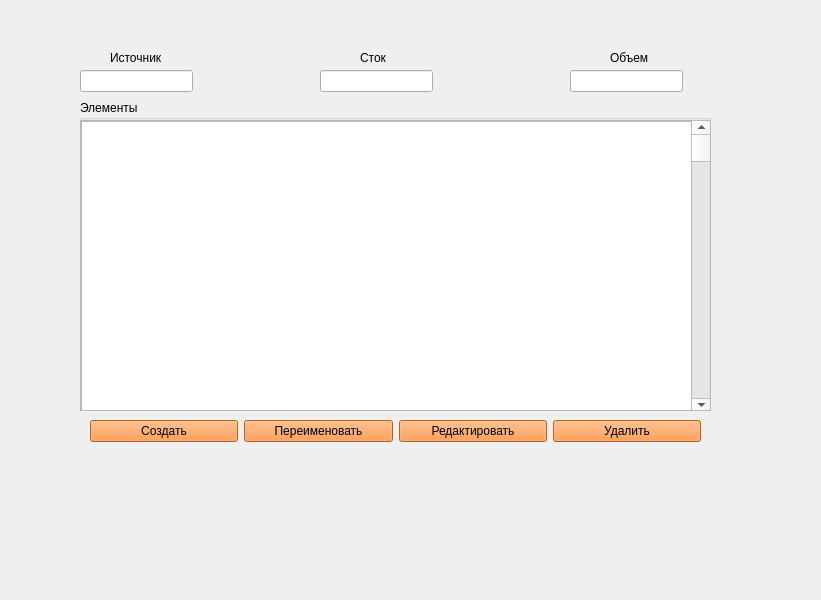
<?xml version="1.0" encoding="UTF-8"?>
<ui version="4.0">
 <class>MainWindow</class>
 <widget class="QMainWindow" name="MainWindow">
  <property name="geometry">
   <rect>
    <x>0</x>
    <y>0</y>
    <width>821</width>
    <height>600</height>
   </rect>
  </property>
  <property name="windowTitle">
   <string>MainWindow</string>
  </property>
  <widget class="QWidget" name="centralwidget">
   <widget class="QLineEdit" name="lineEdit">
    <property name="geometry">
     <rect>
      <x>80</x>
      <y>70</y>
      <width>113</width>
      <height>22</height>
     </rect>
    </property>
   </widget>
   <widget class="QLineEdit" name="lineEdit_2">
    <property name="geometry">
     <rect>
      <x>320</x>
      <y>70</y>
      <width>113</width>
      <height>22</height>
     </rect>
    </property>
    <property name="alignment">
     <set>Qt::AlignLeading|Qt::AlignLeft|Qt::AlignVCenter</set>
    </property>
   </widget>
   <widget class="QLineEdit" name="lineEdit_3">
    <property name="geometry">
     <rect>
      <x>570</x>
      <y>70</y>
      <width>113</width>
      <height>22</height>
     </rect>
    </property>
    <property name="sizePolicy">
     <sizepolicy hsizetype="Expanding" vsizetype="Maximum">
      <horstretch>0</horstretch>
      <verstretch>0</verstretch>
     </sizepolicy>
    </property>
   </widget>
   <widget class="QWidget" name="horizontalLayoutWidget">
    <property name="geometry">
     <rect>
      <x>90</x>
      <y>420</y>
      <width>611</width>
      <height>80</height>
     </rect>
    </property>
    <layout class="QHBoxLayout">
     <property name="sizeConstraint">
      <enum>QLayout::SetMaximumSize</enum>
     </property>
     <item>
      <widget class="QPushButton" name="btn_creat">
       <property name="styleSheet">
        <string notr="true">background-color: rgb(255, 136, 39);</string>
       </property>
       <property name="text">
        <string>Создать</string>
       </property>
       <property name="shortcut">
        <string>Return</string>
       </property>
      </widget>
     </item>
     <item>
      <widget class="QPushButton" name="btn_rename">
       <property name="sizePolicy">
        <sizepolicy hsizetype="Minimum" vsizetype="Maximum">
         <horstretch>0</horstretch>
         <verstretch>0</verstretch>
        </sizepolicy>
       </property>
       <property name="styleSheet">
        <string notr="true">background-color: rgb(255, 136, 39);</string>
       </property>
       <property name="text">
        <string>Переименовать</string>
       </property>
       <property name="shortcut">
        <string>Backspace</string>
       </property>
      </widget>
     </item>
     <item>
      <widget class="QPushButton" name="btn_red">
       <property name="styleSheet">
        <string notr="true">background-color: rgb(255, 136, 39);</string>
       </property>
       <property name="text">
        <string>Редактировать</string>
       </property>
       <property name="shortcut">
        <string>*</string>
       </property>
      </widget>
     </item>
     <item>
      <widget class="QPushButton" name="btn_del">
       <property name="styleSheet">
        <string notr="true">background-color: rgb(255, 136, 39);</string>
       </property>
       <property name="text">
        <string>Удалить</string>
       </property>
       <property name="shortcut">
        <string>Del</string>
       </property>
      </widget>
     </item>
    </layout>
   </widget>
   <widget class="QLabel" name="label">
    <property name="geometry">
     <rect>
      <x>110</x>
      <y>50</y>
      <width>55</width>
      <height>16</height>
     </rect>
    </property>
    <property name="text">
     <string>Источник</string>
    </property>
   </widget>
   <widget class="QLabel" name="label_2">
    <property name="geometry">
     <rect>
      <x>360</x>
      <y>50</y>
      <width>55</width>
      <height>16</height>
     </rect>
    </property>
    <property name="text">
     <string>Сток</string>
    </property>
   </widget>
   <widget class="QLabel" name="label_3">
    <property name="geometry">
     <rect>
      <x>610</x>
      <y>50</y>
      <width>55</width>
      <height>16</height>
     </rect>
    </property>
    <property name="text">
     <string>Объем</string>
    </property>
   </widget>
   <widget class="QGroupBox" name="groupBox">
    <property name="enabled">
     <bool>true</bool>
    </property>
    <property name="geometry">
     <rect>
      <x>80</x>
      <y>100</y>
      <width>631</width>
      <height>311</height>
     </rect>
    </property>
    <property name="sizePolicy">
     <sizepolicy hsizetype="Preferred" vsizetype="Maximum">
      <horstretch>0</horstretch>
      <verstretch>0</verstretch>
     </sizepolicy>
    </property>
    <property name="title">
     <string>Элементы</string>
    </property>
    <widget class="QScrollArea" name="scrollArea">
     <property name="geometry">
      <rect>
       <x>0</x>
       <y>20</y>
       <width>631</width>
       <height>291</height>
      </rect>
     </property>
     <property name="widgetResizable">
      <bool>true</bool>
     </property>
     <widget class="QWidget" name="scrollAreaWidgetContents">
      <property name="geometry">
       <rect>
        <x>0</x>
        <y>0</y>
        <width>629</width>
        <height>289</height>
       </rect>
      </property>
      <widget class="QTextEdit" name="textEdit">
       <property name="geometry">
        <rect>
         <x>0</x>
         <y>0</y>
         <width>631</width>
         <height>291</height>
        </rect>
       </property>
      </widget>
      <widget class="QScrollBar" name="verticalScrollBar">
       <property name="geometry">
        <rect>
         <x>610</x>
         <y>0</y>
         <width>21</width>
         <height>291</height>
        </rect>
       </property>
       <property name="orientation">
        <enum>Qt::Vertical</enum>
       </property>
      </widget>
     </widget>
    </widget>
   </widget>
  </widget>
 </widget>
 <tabstops>
  <tabstop>lineEdit_2</tabstop>
  <tabstop>lineEdit_3</tabstop>
  <tabstop>btn_del</tabstop>
  <tabstop>btn_rename</tabstop>
  <tabstop>btn_red</tabstop>
  <tabstop>lineEdit</tabstop>
  <tabstop>btn_creat</tabstop>
 </tabstops>
 <resources/>
 <connections/>
</ui>
